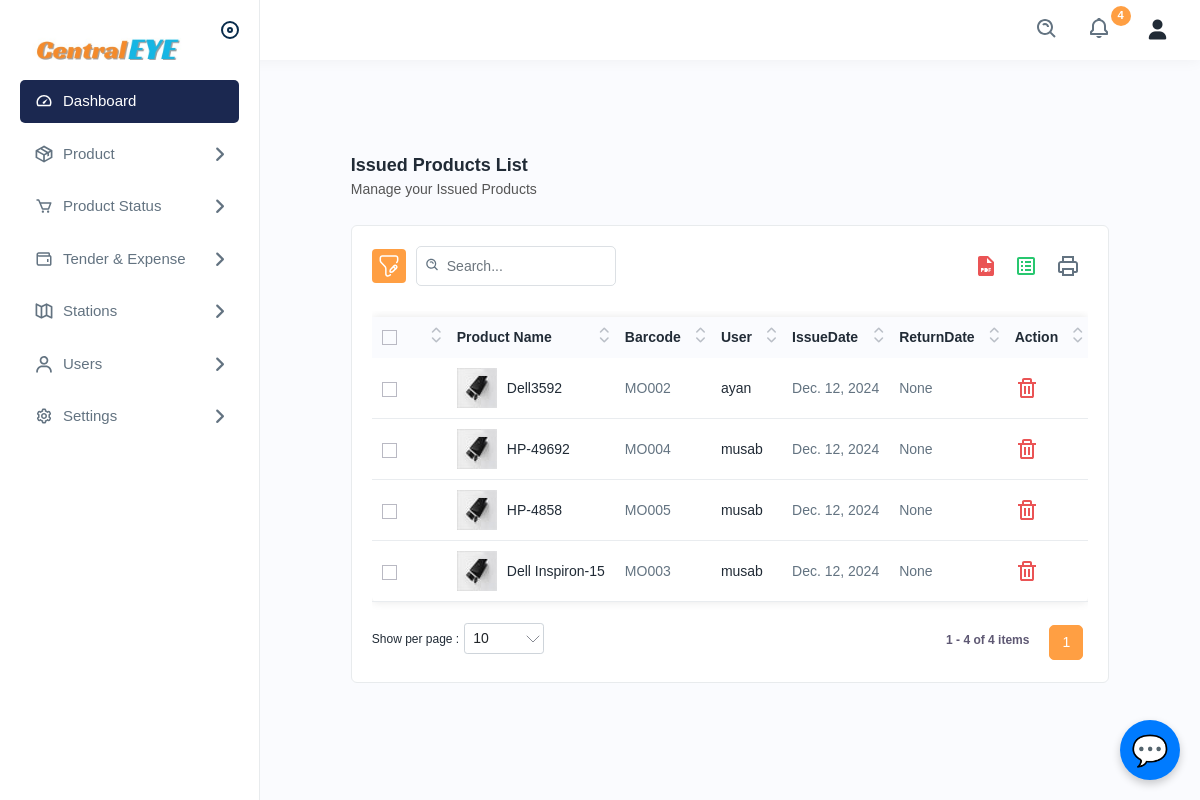
The page /issuedproducts on the database as committed earlier.
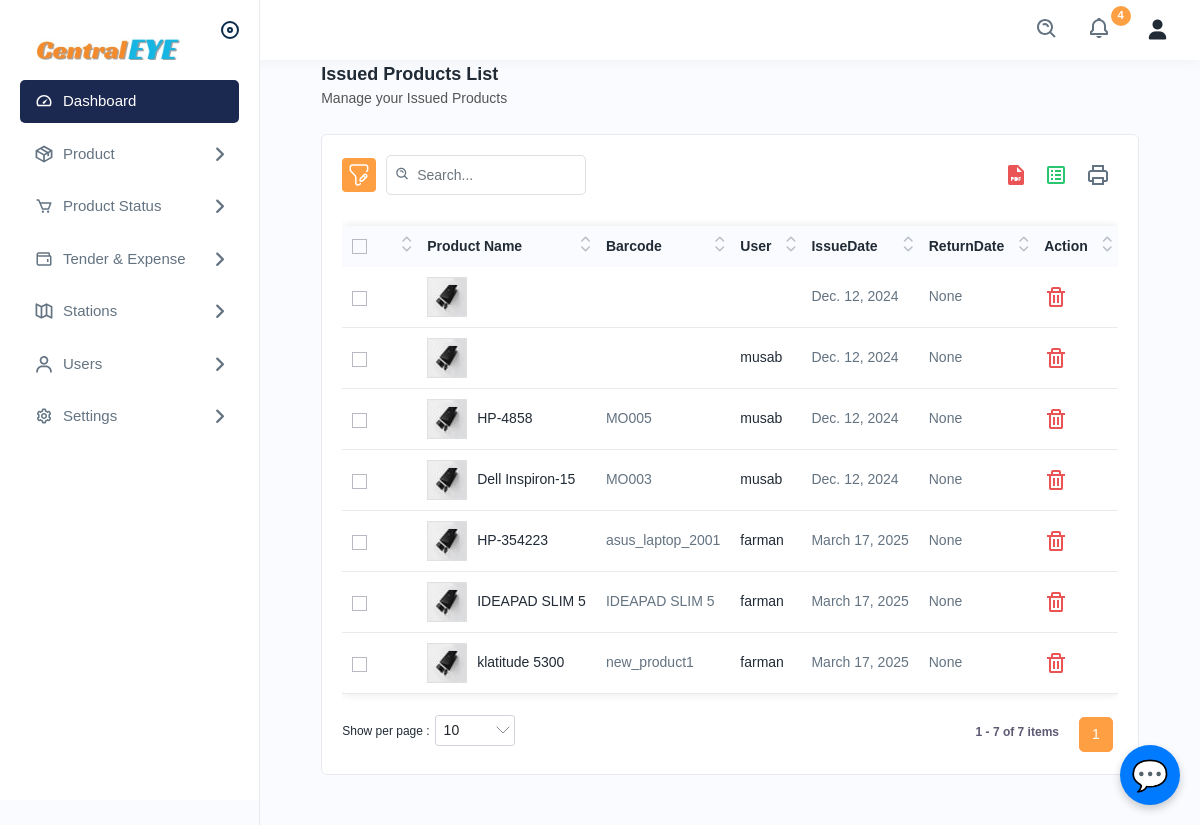
The same page on the database as committed later.
### app/models.py (models this page shows, shortened)
class Allocation(models.Model):  # issuedproducts
    allocation_id = models.IntegerField(primary_key=True, unique=True)
    asset = models.ForeignKey(
        Asset, null=True, blank=True, on_delete=models.SET_NULL)
    user = models.ForeignKey(UserDetails, null=True,
                             blank=True, on_delete=models.SET_NULL)
    assign_date = models.DateField(auto_now_add=True)
    expected_return_date = models.DateField(null=True, blank=True)
    return_date = models.DateField(null=True, blank=True)
    assign_location = models.CharField(max_length=255, null=True, blank=True)

class Asset(models.Model):
    asset_id = models.IntegerField(primary_key=True, unique=True)
    asset_name = models.CharField(max_length=255)
    asset_category = models.ForeignKey(
        AssetSubCategory, null=True, blank=True, on_delete=models.SET_NULL)
    barcode = models.CharField(
        max_length=255, unique=True, null=True, blank=True)
    purchase_date = models.DateField(default=timezone.now)
    asset_value = models.CharField(max_length=255)
    condition = models.CharField(
        max_length=20, choices=CONDITION_CHOICES, default='good')
    location = models.CharField(max_length=255)
    assign_to = models.ForeignKey(
        UserDetails, null=True, blank=True, on_delete=models.SET_NULL)
    asset_status = models.CharField(
        max_length=20, choices=ASSET_STATUS_CHOICES, default='available')
    asset_maintenance_date = models.DateField(null=True, blank=True)
    asset_add_date = models.DateField(auto_now=True, null=True, blank=True)

class UserDetails(models.Model):
    user_id = models.IntegerField(primary_key=True, unique=True)
    username = models.CharField(max_length=255, unique=True)
    password = models.CharField(max_length=255)
    role = models.ForeignKey(
        role, null=True, blank=True, on_delete=models.SET_NULL)
    first_name = models.CharField(max_length=255)
    last_name = models.CharField(max_length=255)
    contact_number = models.CharField(max_length=15, null=True, blank=True)
    email = models.EmailField(unique=True, null=True, blank=True)
    station = models.ForeignKey(
        stationDetails, null=True, blank=True, on_delete=models.SET_NULL)
    last_login = models.DateTimeField(null=True, blank=True)
    is_active = models.BooleanField(default=True)

### app/views.py (the view)
# urls.py: path('issuedproducts', views.issuedproducts, name='issuedproducts'),
def issuedproducts(request):
    issuedproducts_id = Allocation.objects.all()
    con = {'issuedproducts_id': issuedproducts_id}
    return render(request, 'issuedproducts.html', con)

### templates/issuedproducts.html (shortened to what this page needs)
﻿{% extends 'navbar.html' %}
{% load static %}
{% block body %}
<div class="main-wrapper">
<div class="page-wrapper">
<div class="content">
<div class="page-header">
<div class="page-title">
<h4>Issued Products List</h4>
<h6>Manage your Issued Products</h6>
</div>
</div>
<div class="card">
<div class="card-body">
<div class="table-top">
<div class="search-set">
<div class="search-path">
<a class="btn btn-filter" id="filter_search">
<img src="{% static 'assets/img/icons/filter.svg' %}" alt="img">
</a>
</div>
<div class="search-input">
<a class="btn btn-searchset"><img src="{% static 'assets/img/icons/search-white.svg' %}" alt="img"></a>
</div>
</div>
<div class="wordset">
<ul>
<li>
<a data-bs-toggle="tooltip" data-bs-placement="top" title="pdf"><img src="{% static 'assets/img/icons/pdf.svg' %}" alt="img"></a>
</li>
<li>
<a data-bs-toggle="tooltip" data-bs-placement="top" title="excel"><img src="{% static 'assets/img/icons/excel.svg' %}" alt="img"></a>
</li>
<li>
<a data-bs-toggle="tooltip" data-bs-placement="top" title="print"><img src="{% static 'assets/img/icons/printer.svg' %}" alt="img"></a>
</li>
</ul>
</div>
</div>
    <div class="table-responsive">
    <table class="table datanew">
    <thead>
    <tr>
    <th>
    <label class="checkboxs">
    <span class="checkmarks"></span>
    </label>
    </th>
    <th>Product Name</th>
    <th>Barcode</th>
    <th>User</th>
    <th>IssueDate</th>
    <th>ReturnDate</th>
    <th>Action</th>
    </tr>
    </thead>
    <tbody>
        {%for i in issuedproducts_id %}
    <tr>
    <td>
    <label class="checkboxs">
    <span class="checkmarks"></span>
    </label>
    </td>
    <td class="productimgname">
    <a href="javascript:void(0);" class="product-img">
    <img src="{% static 'assets/img/product/product1.jpg' %}" alt="product">
    </a>
    <a href="">{{i.asset.asset_name}}</a>
    </td>
    <td>{{i.asset.barcode}}</td>
    <td><a href="">{{i.user.username}}</a></td>
    <td>{{i.assign_date}}</td>
    <td>{{i.return_date}}</td>
    <td>
        <a class="me-3 confirm-text" href="{% url 'issuedproducts' %}">
            <img src="{% static 'assets/img/icons/delete.svg'  %}" alt="img">
            </a>
    </td>
    </tr>
{% endfor %}
</tbody>
</table>
</div>
</div>
</div>
</div>
</div>
</div>
{% endblock %}

### templates/navbar.html (shortened to what this page needs)
{% load static %}
<!DOCTYPE html>
<html lang="en">
<head>
    <link rel="stylesheet" href="{% static 'assets/css/bootstrap.min.css' %}">
    <link rel="stylesheet" href="{% static 'assets/css/animate.css' %}">
    <link rel="stylesheet" href="{% static 'assets/css/chatbot.css' %}">
    <link rel="stylesheet" href="{% static 'assets/css/dataTables.bootstrap4.min.css' %}">
    <head>
        <link rel="stylesheet" href="https://cdnjs.cloudflare.com/ajax/libs/font-awesome/5.15.3/css/all.min.css">
    </head>
    <link rel="stylesheet" href="{% static 'assets/plugins/fontawesome/css/fontawesome.min.css' %}">
    <link rel="stylesheet" href="{% static 'assets/plugins/fontawesome/css/all.min.css' %}">
    <link rel="stylesheet" href="{% static 'assets/css/style.css' %}">
    <link rel="stylesheet" href="{% static 'assets/css/bootstrap-datetimepicker.min.css' %}">
    <link rel="stylesheet" href="{% static 'assets/plugins/select2/css/select2.min.css' %}">
    <link rel="stylesheet" href="{% static 'assets/css/bootstrap.min.css' %}">
    <link rel="stylesheet" href="{% static 'assets/css/animate.css' %}">
    <link rel="stylesheet" href="{% static 'assets/css/dataTables.bootstrap4.min.css' %}">
    <link rel="stylesheet" href="{% static 'assets/css/style.css' %}">
    <link rel="stylesheet" href="{% static 'assets/css/bootstrap-datetimepicker.min.css' %}">
    <link rel="stylesheet" href="{% static 'assets/plugins/select2/css/select2.min.css' %}">
    <link href="https://cdnjs.cloudflare.com/ajax/libs/font-awesome/6.0.0-beta3/css/all.min.css" rel="stylesheet">
</head>
<body>
    <div class="header">
        <div class="header-left active">
            <a href="{% url 'index' %}">
            </a>
            <a id="toggle_btn" href="javascript:void(0);">
            </a>
        </div>
        <ul class="nav user-menu">
            <li class="nav-item">
                <div class="top-nav-search">
                    <form action="#">
                        <a class="btn" id="searchdiv"><img src="{% static 'assets/img/icons/search.svg' %}"
                                alt="img"></a>
                    </form>
                </div>
            </li>
            <li class="nav-item dropdown">
                <a href="javascript:void(0);" class="dropdown-toggle nav-link" data-bs-toggle="dropdown">
                    <img src="{% static 'assets/img/icons/notification-bing.svg' %}" alt="img"> <span
                        class="badge rounded-pill">4</span>
                </a>
            </li>
            <li class="nav-item dropdown has-arrow main-drop">
                <a href="javascript:void(0);" class="dropdown-toggle nav-link userset" data-bs-toggle="dropdown">
                        <i class="fa-solid fa-user"></i>
                </a>
            </li>
        </ul>
    </div>
    <div class="sidebar" id="sidebar">
        <div class="sidebar-inner slimscroll">
            <div id="sidebar-menu" class="sidebar-menu">
                <ul>
                    <li class="active">
                        <a href="{% url 'index' %}"><img src="{% static 'assets/img/icons/dashboard.svg' %}"
                                alt="img"><span> Dashboard</span> </a>
                    </li>
                    <li class="submenu">
                        <a href="javascript:void(0);"><img src="{% static 'assets/img/icons/product.svg' %}"
                                alt="img"><span> Product</span> <span class="menu-arrow"></span></a>
                    </li>
                    <li class="submenu">
                        <a href="javascript:void(0);"><img src="{% static 'assets/img/icons/sales1.svg' %}"
                                alt="img"><span>Product Status</span> <span class="menu-arrow"></span></a>
                    </li>
                    <li class="submenu">
                        <a href="javascript:void(0);"><img src="{% static 'assets/img/icons/expense1.svg' %}"
                                alt="img"><span>Tender & Expense</span> <span class="menu-arrow"></span></a>
                    </li>
                    <li class="submenu">
                        <a href="javascript:void(0);"><img src="{% static 'assets/img/icons/places.svg' %}"
                                alt="img"><span> Stations</span> <span class="menu-arrow"></span></a>
                    </li>
                    <li class="submenu">
                        <a href="javascript:void(0);"><img src="{% static 'assets/img/icons/users1.svg' %}"
                                alt="img"><span> Users</span> <span class="menu-arrow"></span></a>
                    </li>
                    <li class="submenu">
                        <a href="javascript:void(0);"><img src="{% static 'assets/img/icons/settings.svg' %}"
                                alt="img"><span> Settings</span> <span class="menu-arrow"></span></a>
                    </li>
                </ul>
            </div>
        </div>
    </div>
    <button id="chatbot-icon" onclick="toggleChat()">💬</button>
    {% block body %}{% endblock %}
</body>
</html>

### static/assets/css/chatbot.css (style rules this page uses)
body { font-family: Arial, sans-serif; background-color: #f4f4f4; margin: 0; padding: 0; display: flex; justify-content: center; align-items: center; height: 100vh; }
table { width: 100%; margin-bottom: 10px; border-collapse: collapse; background: white; border-radius: 5px; box-shadow: 0 0 10px rgba(0, 0, 0, 0.1); margin-top: 10px; }
th, td { padding: 10px; border: 1px solid #ddd; }
th { background-color: #007bff; color: white; }
button { padding: 10px 15px; border: none; background: #007bff; color: white; cursor: pointer; border-radius: 5px; width: 100%; font-size: 16px; margin-top: 10px; }
#chatbot-icon { position: fixed; bottom: 20px; right: 20px; width: 60px; height: 60px; background: #007bff; color: white; border: none; border-radius: 50%; cursor: pointer; box-shadow: 0 4px 8px rgba(0, 0, 0, 0.2); font-size: 30px; display: flex; justify-content: center; align-items: center; z-index: 1000; }

Rows that differ between the two databases and show on the page:
changed Allocation (number 1 of 7 on the later page): asset.asset_name "Dell3592" → (not shown); asset.barcode "MO002" → (not shown); user.username "ayan" → (not shown)
changed Allocation (number 2 of 7 on the later page): asset.asset_name "HP-49692" → (not shown); asset.barcode "MO004" → (not shown)
added Allocation: asset.asset_name "HP-354223", asset.barcode "asus_laptop_2001", user.username "farman", assign_date "March 17, 2025", return_date "None"
added Allocation: asset.asset_name "IDEAPAD SLIM 5", asset.barcode "IDEAPAD SLIM 5", user.username "farman", assign_date "March 17, 2025", return_date "None"
added Allocation: asset.asset_name "klatitude 5300", asset.barcode "new_product1", user.username "farman", assign_date "March 17, 2025", return_date "None"
Other text that changed with them:
text written by a page script: "1 1 - 4 of 4 items" → "1 1 - 7 of 7 items"
